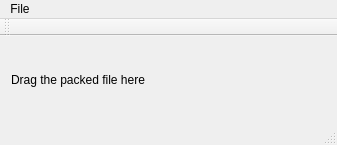
<?xml version="1.0" encoding="UTF-8"?>
<ui version="4.0">
 <class>MainWindow</class>
 <widget class="QMainWindow" name="MainWindow">
  <property name="geometry">
   <rect>
    <x>0</x>
    <y>0</y>
    <width>337</width>
    <height>145</height>
   </rect>
  </property>
  <property name="windowTitle">
   <string>elfxtor</string>
  </property>
  <widget class="QWidget" name="centralWidget">
   <layout class="QGridLayout" name="gridLayout">
    <item row="0" column="0">
     <widget class="QLabel" name="label">
      <property name="text">
       <string>Drag the packed file here</string>
      </property>
     </widget>
    </item>
   </layout>
  </widget>
  <widget class="QMenuBar" name="menuBar">
   <property name="geometry">
    <rect>
     <x>0</x>
     <y>0</y>
     <width>337</width>
     <height>23</height>
    </rect>
   </property>
   <widget class="QMenu" name="menuelfxtor">
    <property name="title">
     <string>File</string>
    </property>
   </widget>
   <addaction name="menuelfxtor"/>
  </widget>
  <widget class="QToolBar" name="mainToolBar">
   <attribute name="toolBarArea">
    <enum>TopToolBarArea</enum>
   </attribute>
   <attribute name="toolBarBreak">
    <bool>false</bool>
   </attribute>
  </widget>
  <widget class="QStatusBar" name="statusBar"/>
 </widget>
 <layoutdefault spacing="6" margin="11"/>
 <resources/>
 <connections/>
</ui>
